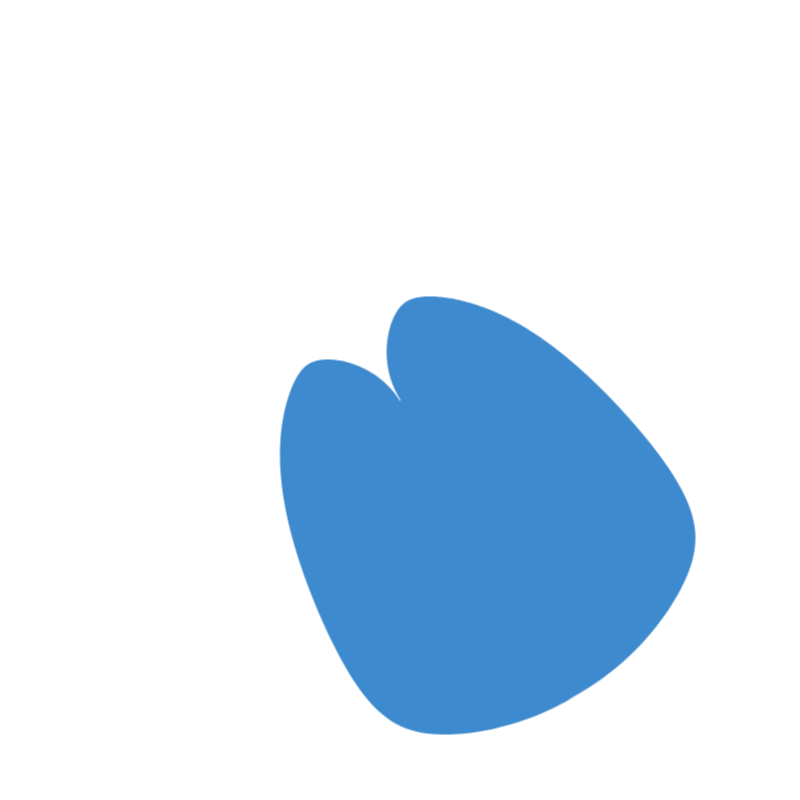
Frame 1 (no input)
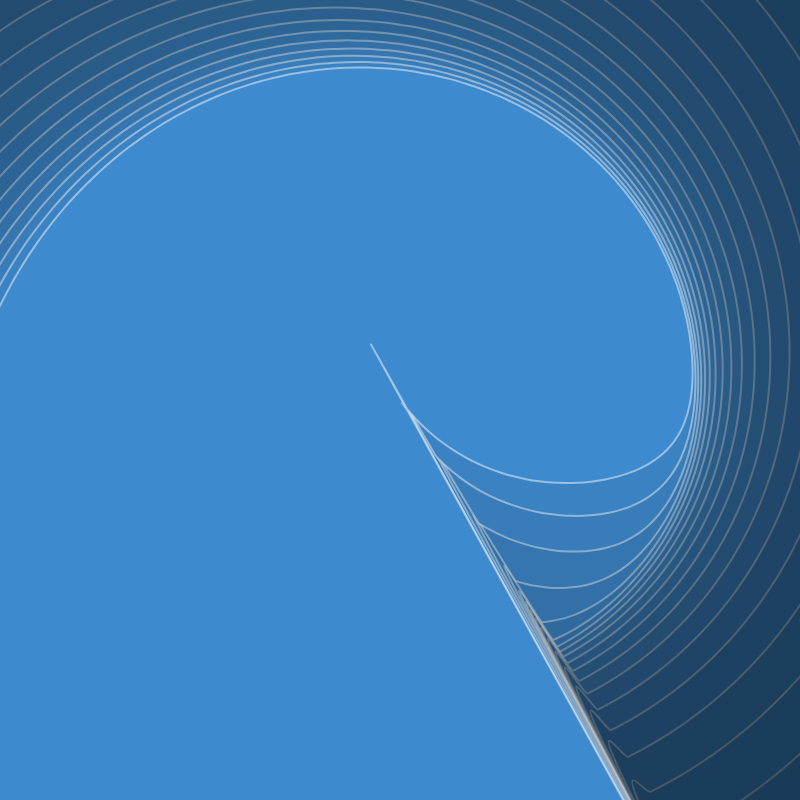
Frame 60 (no input)
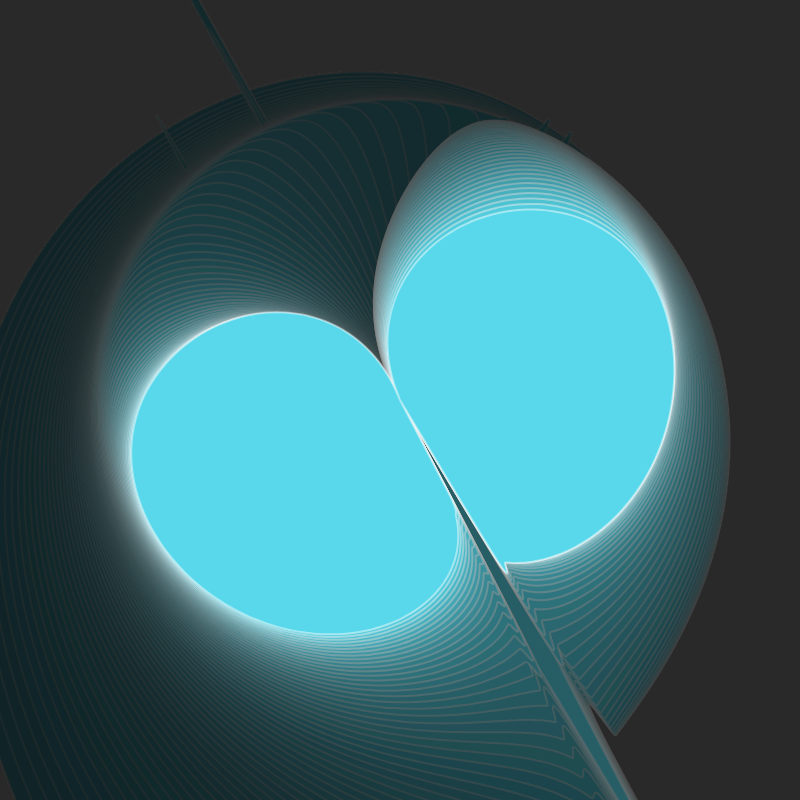
Frame 120 (the mouse pressed at the canvas centre since frame 60)

The p5.js sketch that drew these frames (run headless with seeded random() and noise() and a simulated clock; from frame 60 on, the mouse is pressed at the canvas centre):

// p5.js sketch
// ── sketch.js
var numpoints = 200;
var col;
var alph;
var w = [];
var off = [];

function setup() 
{
  createCanvas(800, 800);
  smooth();
  strokeWeight(2);
  refresh();
}

function refresh()
{
  for (var i=0; i<6; i++) {
    w.push(random(0.001,0.02));
    off.push(random(10));
  }
  col = color(random(50,255), random(50,255), random(50,255));
  alph = 0;
}

function draw() 
{
  // update superformula parameters
  var a  = map( sin(w[0]*frameCount + off[0]), -1, 1, -1, 1);
  var b  = map( sin(w[1]*frameCount + off[1]), -1, 1, -1, 1); 
  var m  = map( sin(w[2]*frameCount + off[2]), -1, 1, -2, 5);
  var n1 = map( sin(w[3]*frameCount + off[3]), -1, 1,  5, 10);
  var n2 = map( sin(w[4]*frameCount + off[4]), -1, 1, -10, 10);
  var n3 = map( sin(w[5]*frameCount + off[5]), -1, 1, -10, 10);
 
  // fade background
  alph = lerp(alph, 30, 0.01);
  fill(0, alph);
  noStroke();
  rect(0, 0, width, height);
 
  // rotate screen
  translate(width/2, height/2);
  rotate(map(noise(0.0001*frameCount), 0, 1, -PI, PI));
  
  stroke(255, 120);
  fill(col, 20);
  beginShape();
  for (var i=0; i<numpoints; i++) {
    var theta = lerp(0, TWO_PI, i/numpoints);
    var rad = pow( (pow( abs(cos(m*theta/4)/a), n2 ) +
                    pow( abs(sin(m*theta/4)/b), n3 ) ), -1/n1 );
    var x = 300 * rad * cos(theta);
    var y = 300 * rad * sin(theta);
    curveVertex(x, y);
  }
  endShape(CLOSE);
  
  if (frameCount % 360 == 0) refresh();
}

function mousePressed() {
  setup();
}
